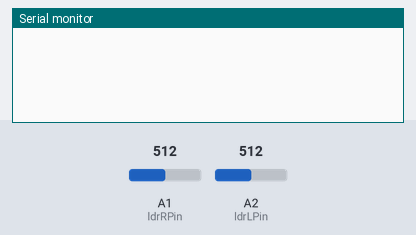
Simulated run of this sketch. Board: Arduino Uno, built with avr-gcc and run on an emulated ATmega328P. Parts: the last lines printed to the serial monitor. The test bench sets the inputs (shaded band); at power-on: A1 (ldrRPin) = 512, A2 (ldrLPin) = 512.

Above: at 1.2 s.
1.3 s: A1 (ldrRPin) set to 982
2.8 s: A1 (ldrRPin) set to 1014
At 3.8 s:
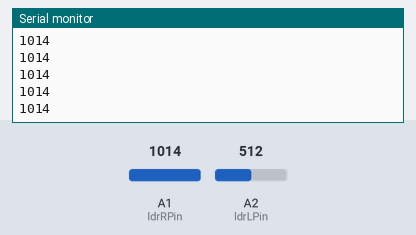
4.7 s: A2 (ldrLPin) set to 989
6.2 s: A2 (ldrLPin) set to 1010
At 7.0 s:
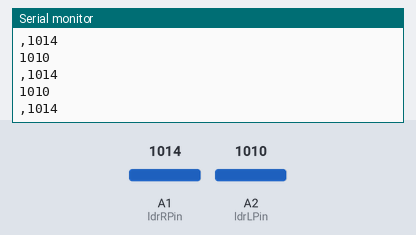

The sketch:

ChickenraceV0.1_Rangevinder_.ino
```cpp
int distanceL;
int distanceR;
long duration;
//
bool unityReady;
//


//ldrtest
const int ldrLPin = A2;
const int ldrRPin = A1;
//controlls
bool left;
bool right;
float forward;
//defines
#define DEAD_ZONE (1000)
//

void setup() {
  // put your setup code here, to run once:

  pinMode(ldrLPin, INPUT);
  pinMode(ldrRPin, INPUT);
  //unity communication
  unityReady = false;
  Serial.begin(115200);
}

void loop() {
  // put your main code here, to run repeatedly:
  //Unity===============

  if(Serial.available()){
    char inByte = Serial.read();

    if(inByte == 'a'){
        unityReady = true;
        Serial.println("connected");
    }
    if(unityReady == true){
      int leftint;
      int rightint;
      String komma = ",";
      //int speedint;//speed


        //Serial.println(s3);
      if(left == true){

            leftint = 1;

      }else{
        leftint = 0;
      }


      //send2unity

      Serial.print(leftint);//l1
      Serial.print(",");
      Serial.println(rightint);
      //
    }
  }

  //Buttons============================

    if(distanceL <= 10){
      left = true;

    }else{
      left = false;
    }
  //ldr============

  int ldrLraw = analogRead(ldrLPin);
  int ldrLfinal;
  int diffL = ldrLraw - ldrLfinal;

  if(abs(diffL) > DEAD_ZONE){

    ldrLfinal = ldrLraw;
     Serial.println(ldrLfinal);
     Serial.print(",");
  }
   int ldrRraw = analogRead(ldrRPin);
  int ldrRfinal;
  int diffR = ldrRraw - ldrRfinal;

  if(abs(diffR) > DEAD_ZONE){

    ldrRfinal = ldrRraw;
     Serial.println(ldrRfinal);

  }

  //=============

  delay(10);
}
```

Measured:
- the behaviour switches between 1000 and 1001 on A1 (ldrRPin) (found by bisection; images 0 and 1)
- the behaviour switches between 1000 and 1001 on A2 (ldrLPin) (found by bisection; images 1 and 2)
- after the input at 2.8 s, the serial monitor: prints a new line at once (image 1)
- after the input at 6.2 s, the serial monitor: prints a new line at once (image 2)
